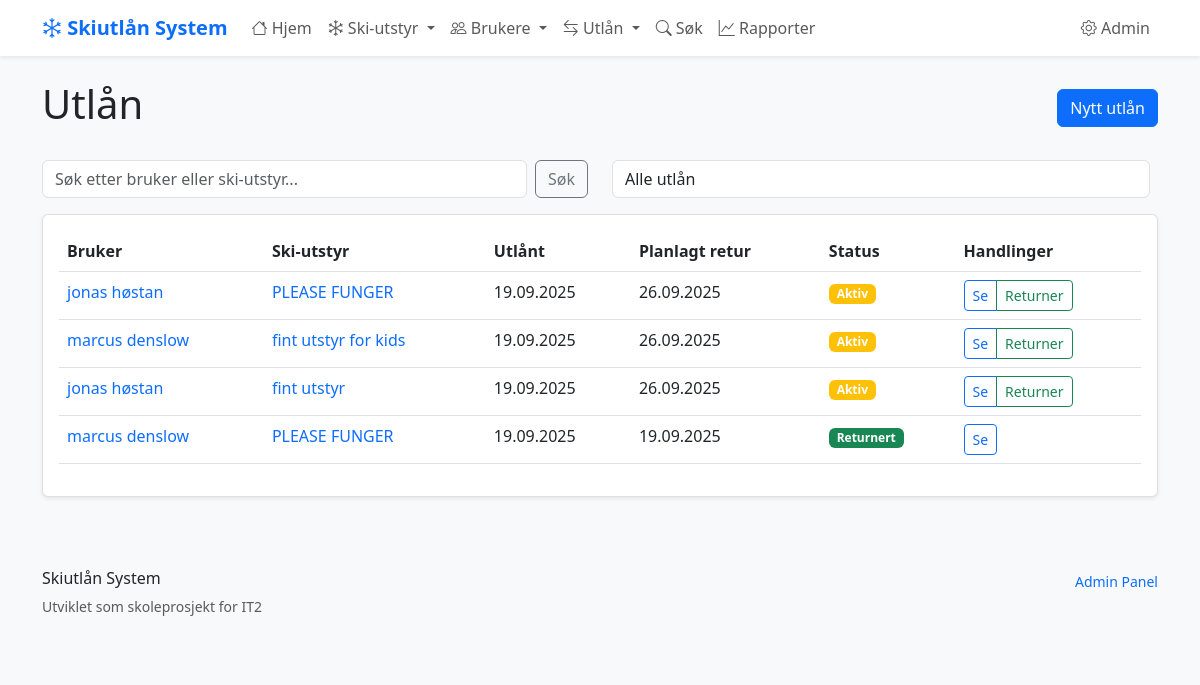
/utlan/, run on an earlier commit of the app's database.
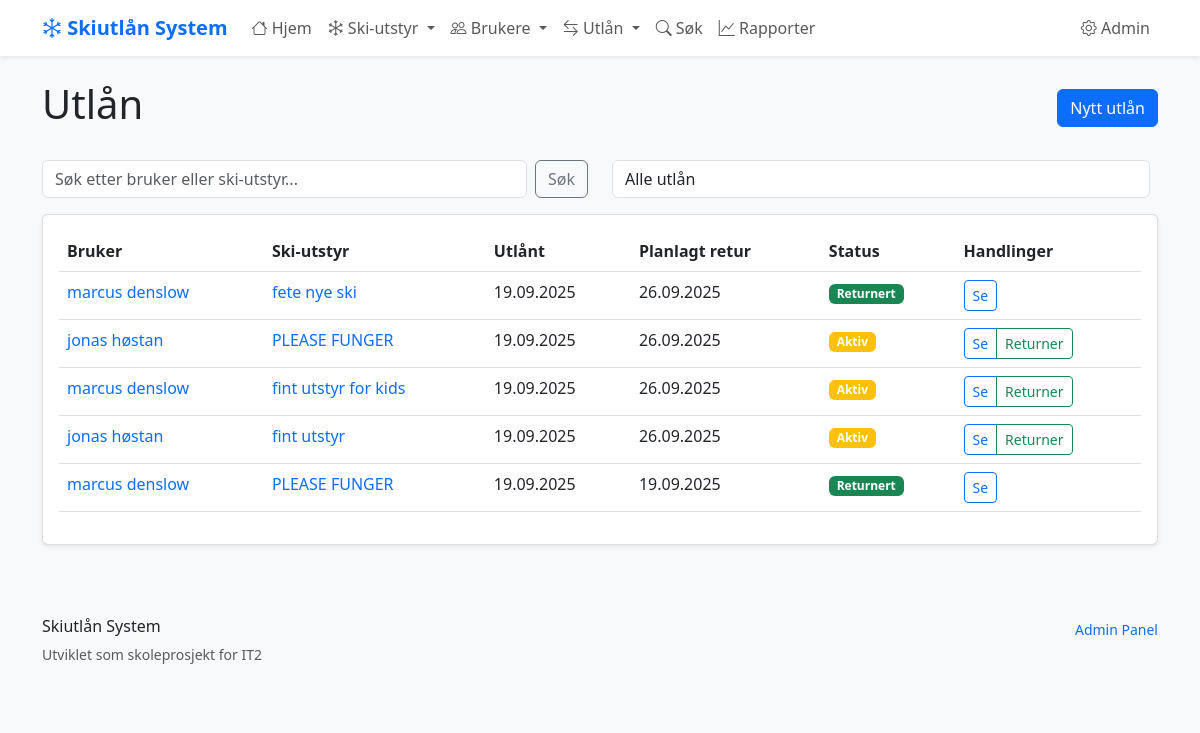
And on a later commit of the database.
### skiutlan/models.py (models this page shows, shortened)
class Utlan(models.Model):
    bruker = models.ForeignKey(Bruker, on_delete=models.CASCADE)
    ski_item = models.ForeignKey(SkiItem, on_delete=models.CASCADE)
    utlant_dato = models.DateTimeField(auto_now_add=True)
    planlagt_retur = models.DateField()
    returnert_dato = models.DateTimeField(blank=True, null=True)
    def __str__(self):
        return f"{self.bruker.fornavn} {self.bruker.etternavn} låner {self.ski_item.navn}"

class Bruker(models.Model):
    fornavn = models.CharField(max_length=50)
    etternavn = models.CharField(max_length=50)
    telefon = models.CharField(
        max_length=15,
        unique=True,  # Hver bruker må ha unikt telefonnummer
        help_text="Telefonnummer med landkode (+47)"
    )
    epost = models.EmailField(blank=True, null=True)
    registrert = models.DateTimeField(auto_now_add=True)
    class Meta:
        verbose_name = "Bruker"
        verbose_name_plural = "Brukere"
        ordering = ['etternavn', 'fornavn']

class SkiItem(models.Model):
    SKI_TYPES = [
        ('alpinski', 'Alpinski'),
        ('langrenn', 'Langrennsski'),
        ('snowboard', 'Snowboard'),
        ('stovler', 'Skistøvler'),
        ('staver', 'Skistaver'),
    ]
    navn = models.CharField(max_length=100, help_text="Navn på ski-elementet")
    type_ski = models.CharField(
        max_length=20,
        choices=SKI_TYPES,
        help_text="Type ski-element"
    )
    storrelse = models.IntegerField(
        validators=[MinValueValidator(1), MaxValueValidator(300)],
        help_text="Størrelse i cm for ski/staver, EU-størrelse for støvler"
    )
    tilstand = models.CharField(
        max_length=20,
        choices=[
            ('utmerket', 'Utmerket'),
            ('god', 'God'),
            ('slitt', 'Slitt'),
            ('reparasjon', 'Trenger reparasjon'),
        ],
        default='god'
    )
    opprettet = models.DateTimeField(auto_now_add=True)
    oppdatert = models.DateTimeField(auto_now=True)
    class Meta:
        verbose_name = "Ski-element"
        verbose_name_plural = "Ski-elementer"
        ordering = ['type_ski', 'storrelse']  # Sorterer automatisk

### skiutlan/views.py (the view)
# urls.py: path('utlan/', views.utlan_liste, name='utlan_liste'),
def utlan_liste(request):
    utlan = Utlan.objects.all().order_by('-utlant_dato')
    print(f"DEBUG utlan_liste: Totalt {utlan.count()} utlån i databasen")
    status_filter = request.GET.get('status', '')
    if status_filter == 'aktive':
        utlan = utlan.filter(returnert_dato__isnull=True)
    elif status_filter == 'returnerte':
        utlan = utlan.filter(returnert_dato__isnull=False)
    elif status_filter == 'forsinket':
        utlan = utlan.filter(returnert_dato__isnull=True, planlagt_retur__lt=date.today())
    sok_tekst = request.GET.get('sok', '')
    if sok_tekst:
        utlan = utlan.filter(
            Q(bruker__fornavn__icontains=sok_tekst) |
            Q(bruker__etternavn__icontains=sok_tekst) |
            Q(ski_item__navn__icontains=sok_tekst)
        )
    print(f"DEBUG utlan_liste: Etter filtrering {utlan.count()} utlån")
    for u in utlan:
        print(f"  - {u}")
    context = {
        'utlan': utlan,
        'sok_tekst': sok_tekst,
        'status_filter': status_filter,
    }
    return render(request, 'skiutlan/utlan_liste.html', context)

### skiutlan/templates/skiutlan/utlan_liste.html (shortened to what this page needs)
{% extends 'skiutlan/base.html' %}
{% block content %}
<div class="d-flex justify-content-between align-items-center mb-4">
    <h1>Utlån</h1>
    <a href="{% url 'skiutlan:utlan_opprett' %}" class="btn btn-primary">Nytt utlån</a>
</div>
<div class="row mb-3">
    <div class="col-md-6">
        <form method="get" class="d-flex">
            <input type="text" name="sok" class="form-control me-2" placeholder="Søk etter bruker eller ski-utstyr..." value="{{ sok_tekst }}">
            <button type="submit" class="btn btn-outline-secondary">Søk</button>
        </form>
    </div>
    <div class="col-md-6">
        <form method="get" class="d-flex">
            <select name="status" class="form-control me-2" onchange="this.form.submit()">
                <option value="">Alle utlån</option>
            </select>
        </form>
    </div>
</div>
<div class="card">
    <div class="card-body">
        {% if utlan %}
            <div class="table-responsive">
                <table class="table table-hover">
                    <thead>
                        <tr>
                            <th>Bruker</th>
                            <th>Ski-utstyr</th>
                            <th>Utlånt</th>
                            <th>Planlagt retur</th>
                            <th>Status</th>
                            <th>Handlinger</th>
                        </tr>
                    </thead>
                    <tbody>
                        {% for utlan_item in utlan %}
                        <tr>
                            <td>
                                <a href="{% url 'skiutlan:bruker_detalj' utlan_item.bruker.id %}" class="text-decoration-none">
                                    {{ utlan_item.bruker.fornavn }} {{ utlan_item.bruker.etternavn }}
                                </a>
                            </td>
                            <td>
                                <a href="{% url 'skiutlan:ski_item_detalj' utlan_item.ski_item.id %}" class="text-decoration-none">
                                    {{ utlan_item.ski_item.navn }}
                                </a>
                            </td>
                            <td>{{ utlan_item.utlant_dato|date:"d.m.Y" }}</td>
                            <td>{{ utlan_item.planlagt_retur|date:"d.m.Y" }}</td>
                            <td>
                                {% if utlan_item.returnert_dato %}
                                    <span class="badge bg-success">Returnert</span>
                                {% else %}
                                    {% now "Y-m-d" as today %}
                                    {% if utlan_item.planlagt_retur|date:"Y-m-d" < today %}
                                        <span class="badge bg-danger">Forsinket</span>
                                    {% else %}
                                        <span class="badge bg-warning">Aktiv</span>
                                    {% endif %}
                                {% endif %}
                            </td>
                            <td>
                                <div class="btn-group btn-group-sm">
                                    <a href="{% url 'skiutlan:utlan_detalj' utlan_item.id %}" class="btn btn-outline-primary">Se</a>
                                    {% if not utlan_item.returnert_dato %}
                                        <a href="{% url 'skiutlan:utlan_marker_returnert' utlan_item.id %}" class="btn btn-outline-success">Returner</a>
                                    {% endif %}
                                </div>
                            </td>
                        </tr>
                        {% endfor %}
                    </tbody>
                </table>
            </div>
        {% else %}
            <div class="text-center py-5">
                <p class="text-muted">Ingen utlån funnet.</p>
                <a href="{% url 'skiutlan:utlan_opprett' %}" class="btn btn-primary">Opprett første utlån</a>
            </div>
        {% endif %}
    </div>
</div>
{% endblock %}

What changed in the data, as far as the page shows it:
added Utlan: bruker.fornavn "marcus", bruker.etternavn "denslow", ski_item.navn "fete nye ski", utlant_dato "19.09.2025", planlagt_retur "26.09.2025", shows "Returnert"
